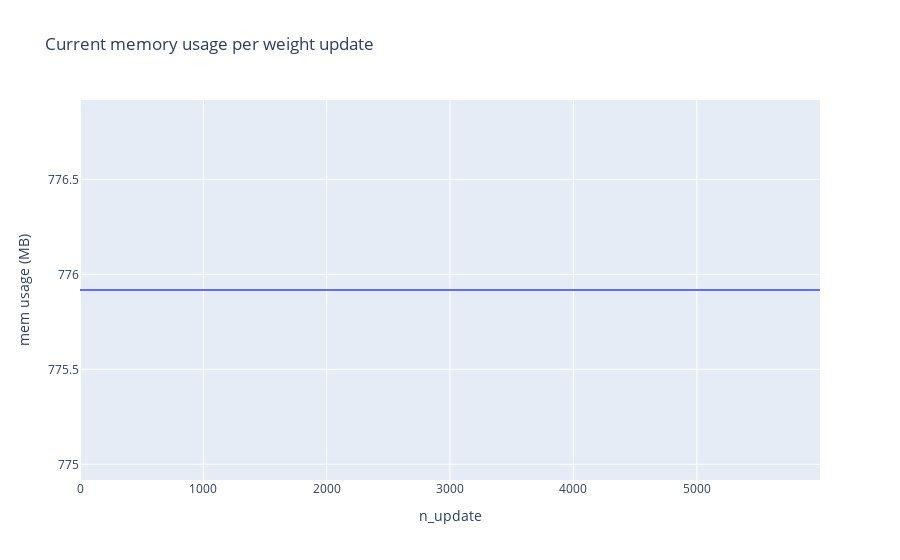
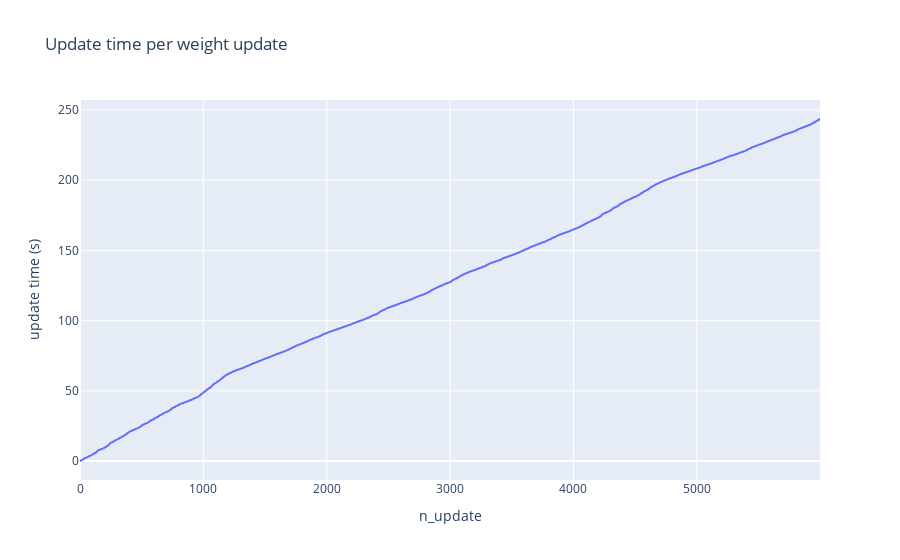

These figures' notebook cell, in order:
### Code cell
import plotly.express as px
from itertools import accumulate
import operator as op


cumupdatetimes1 = list(accumulate(updatetimes1, op.add))

px.line({"mem usage (MB)": [m / 1e6 for m in memusage1], "n_update": list(range(len(memusage1)))}, x="n_update", y="mem usage (MB)", title='Current memory usage per weight update').show()
px.line({"update time (s)": cumupdatetimes1, "n_update": range(len(cumupdatetimes1))}, x="n_update", y="update time (s)", title='Update time per weight update').show()

### Figure 1 — Plotly figure (JSON) as saved in the notebook; plotly's stock layout.template omitted (floating-point values rounded to 4 significant figures; data arrays with more than 128 entries replaced by an {"elided": "..."} marker saying what was removed)
{"data": [{"hovertemplate": "n_update=%{x}<br>mem usage (MB)=%{y}<extra></extra>", "legendgroup": "", "line": {"color": "#636efa", "dash": "solid"}, "marker": {"symbol": "circle"}, "mode": "lines", "name": "", "showlegend": false, "type": "scattergl", "x": {"elided": "6000 int values"}, "xaxis": "x", "y": {"elided": "6000 float values"}, "yaxis": "y"}], "layout": {"legend": {"tracegroupgap": 0}, "title": {"text": "Current memory usage per weight update"}, "xaxis": {"anchor": "y", "domain": [0, 1], "title": {"text": "n_update"}}, "yaxis": {"anchor": "x", "domain": [0, 1], "title": {"text": "mem usage (MB)"}}}}

### Figure 2 — Plotly figure (JSON) as saved in the notebook; plotly's stock layout.template omitted (floating-point values rounded to 4 significant figures; data arrays with more than 128 entries replaced by an {"elided": "..."} marker saying what was removed)
{"data": [{"hovertemplate": "n_update=%{x}<br>update time (s)=%{y}<extra></extra>", "legendgroup": "", "line": {"color": "#636efa", "dash": "solid"}, "marker": {"symbol": "circle"}, "mode": "lines", "name": "", "showlegend": false, "type": "scattergl", "x": {"elided": "6000 int values"}, "xaxis": "x", "y": {"elided": "6000 float values"}, "yaxis": "y"}], "layout": {"legend": {"tracegroupgap": 0}, "title": {"text": "Update time per weight update"}, "xaxis": {"anchor": "y", "domain": [0, 1], "title": {"text": "n_update"}}, "yaxis": {"anchor": "x", "domain": [0, 1], "title": {"text": "update time (s)"}}}}
